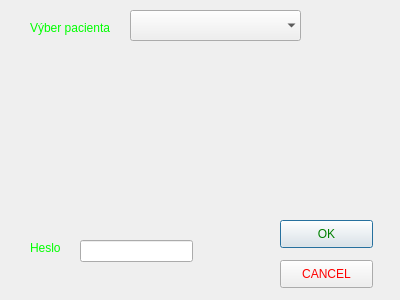
<?xml version="1.0" encoding="UTF-8"?>
<ui version="4.0">
 <class>Dialog</class>
 <widget class="QDialog" name="Dialog">
  <property name="geometry">
   <rect>
    <x>0</x>
    <y>0</y>
    <width>400</width>
    <height>300</height>
   </rect>
  </property>
  <property name="windowTitle">
   <string>Dialog</string>
  </property>
  <property name="autoFillBackground">
   <bool>true</bool>
  </property>
  <property name="styleSheet">
   <string notr="true">QDialog::titleBar {
    background-color: black;
}</string>
  </property>
  <widget class="QComboBox" name="patientPicker">
   <property name="geometry">
    <rect>
     <x>130</x>
     <y>10</y>
     <width>171</width>
     <height>31</height>
    </rect>
   </property>
   <property name="autoFillBackground">
    <bool>false</bool>
   </property>
   <property name="styleSheet">
    <string notr="true">color: #000000;</string>
   </property>
   <property name="frame">
    <bool>false</bool>
   </property>
  </widget>
  <widget class="QLabel" name="patientPick">
   <property name="geometry">
    <rect>
     <x>30</x>
     <y>20</y>
     <width>101</width>
     <height>16</height>
    </rect>
   </property>
   <property name="styleSheet">
    <string notr="true">color: #00FF00;</string>
   </property>
   <property name="text">
    <string>Výber pacienta</string>
   </property>
  </widget>
  <widget class="QLabel" name="label_2">
   <property name="geometry">
    <rect>
     <x>30</x>
     <y>240</y>
     <width>55</width>
     <height>16</height>
    </rect>
   </property>
   <property name="styleSheet">
    <string notr="true">color: #00FF00;</string>
   </property>
   <property name="text">
    <string>Heslo</string>
   </property>
  </widget>
  <widget class="QLineEdit" name="password">
   <property name="geometry">
    <rect>
     <x>80</x>
     <y>240</y>
     <width>113</width>
     <height>22</height>
    </rect>
   </property>
   <property name="autoFillBackground">
    <bool>false</bool>
   </property>
   <property name="styleSheet">
    <string notr="true"/>
   </property>
  </widget>
  <widget class="QPushButton" name="enroll">
   <property name="geometry">
    <rect>
     <x>280</x>
     <y>220</y>
     <width>93</width>
     <height>28</height>
    </rect>
   </property>
   <property name="autoFillBackground">
    <bool>false</bool>
   </property>
   <property name="styleSheet">
    <string notr="true">QPushButton:hover
{
   background-color:white;
}

QPushButton:enabled {
        color: green;
}</string>
   </property>
   <property name="text">
    <string>OK</string>
   </property>
  </widget>
  <widget class="QPushButton" name="interrupt">
   <property name="geometry">
    <rect>
     <x>280</x>
     <y>260</y>
     <width>93</width>
     <height>28</height>
    </rect>
   </property>
   <property name="autoFillBackground">
    <bool>false</bool>
   </property>
   <property name="styleSheet">
    <string notr="true">QPushButton:hover
{
   background-color:white;
}

QPushButton:enabled {
        color: red;
}</string>
   </property>
   <property name="text">
    <string>CANCEL</string>
   </property>
  </widget>
  <widget class="QLabel" name="check">
   <property name="geometry">
    <rect>
     <x>30</x>
     <y>270</y>
     <width>181</width>
     <height>16</height>
    </rect>
   </property>
   <property name="text">
    <string/>
   </property>
  </widget>
 </widget>
 <resources/>
 <connections/>
</ui>
